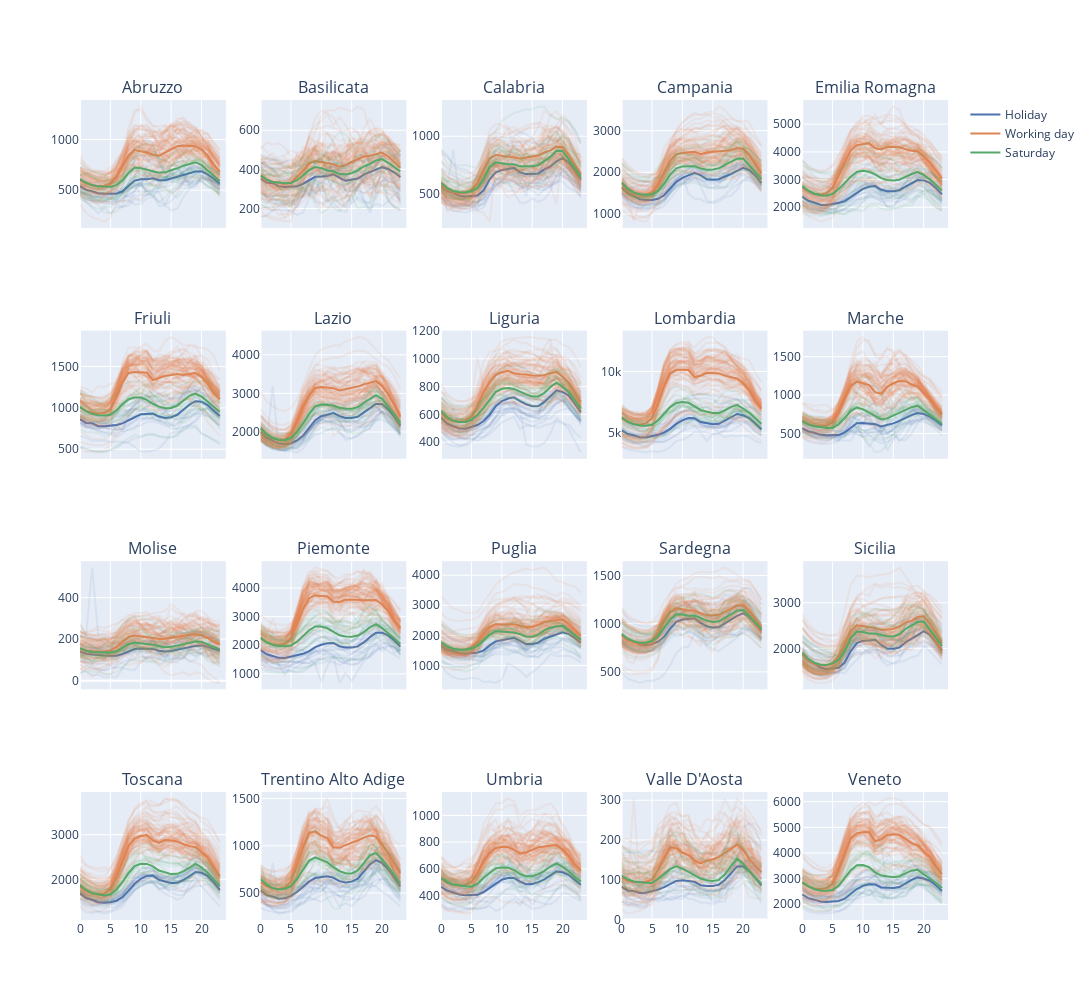

The cell this chart's notebook holds for it:
### Code cell
# Create subplots with two rows and one column
nrows, ncols = 4, 5
fig = sp.make_subplots(rows=4, cols=5, shared_xaxes=True, subplot_titles=regions)

#select_condition = (df.monthofyear == 8)
select_condition = pd.Series(len(df) * [True], index=df.index)

# For each region
for i, col in enumerate(regions):
    # For each type of day (Working day, Saturday, Sunday, Holiday)
    for j, daytype in enumerate(df.daytype.unique()):
        # We set the list of days to plot, subsampling for visibility
        days_to_plot = df[select_condition & (df.daytype == daytype)].day.drop_duplicates().sample(frac=0.05)
        # For each day to plot
        for k, day in enumerate(days_to_plot):
            day_df = df[df.day == day]
            # Plotting the line for each single day
            fig.add_trace(
                go.Scatter(
                    y = day_df[col],
                    x = day_df['hour'],
                    mode = "lines",
                    line = dict(color=get_string_color(sns.color_palette('deep')[j], opacity=0.1)),
                    showlegend = False
                ),
                row = 1+i//ncols,
                col = 1+i%ncols
            )
        # Getting the mean curve
        mean_df = df[select_condition & (df.daytype == daytype)].groupby('hour', as_index=False)[col].mean()
        # Plotting the mean
        fig.add_trace(
            go.Scatter(
                y = mean_df[col],
                x = mean_df['hour'],
                mode = "lines",
                line = dict(color=get_string_color(sns.color_palette('deep')[j])),
                name = daytype,
                showlegend = (i == 0) # We plot the legend for the first one only
            ),
            row=1+i//ncols,
            col=1+i%ncols
        )


# Update layout to adjust spacing
fig.update_layout(height=1000, width=1500)
fig.update_xaxes(range=[0, 24])
fig.show()
